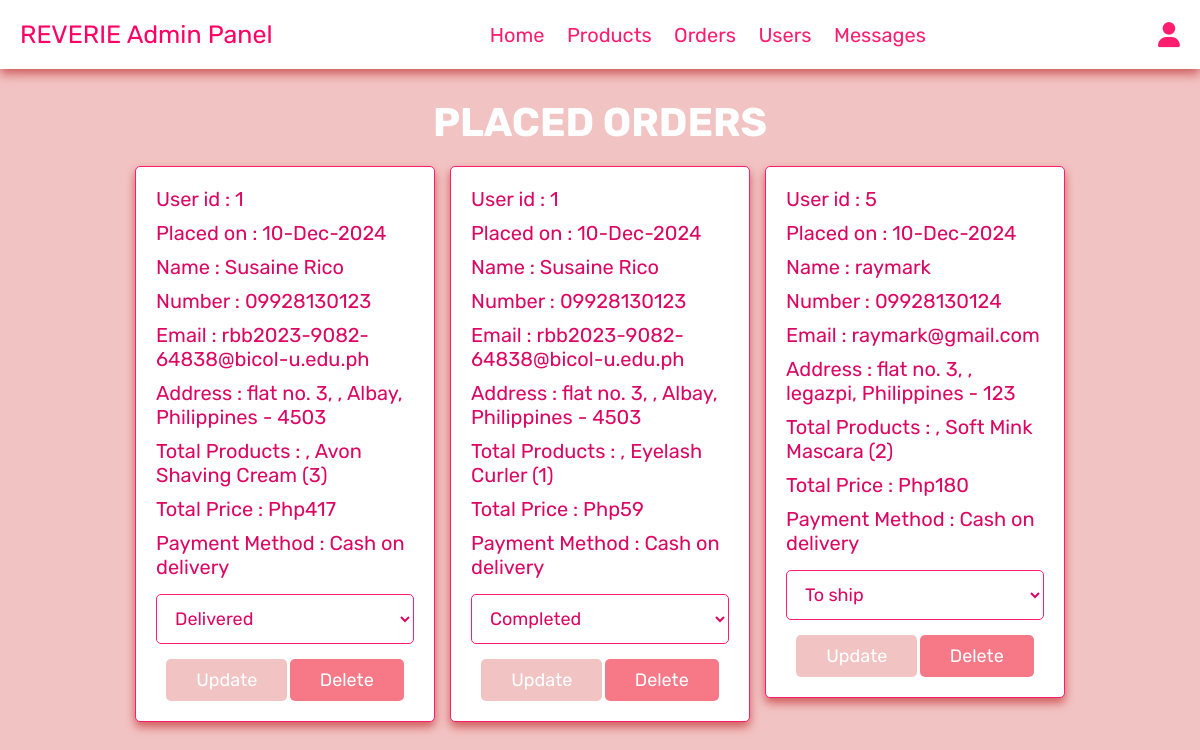
/Others/admin_orders.php (signed in), run on the app's committed database.
### tables this page shows
CREATE TABLE `orders` (
  `id` int(100) NOT NULL,
  `user_id` int(100) NOT NULL,
  `name` varchar(100) NOT NULL,
  `number` varchar(12) NOT NULL,
  `email` varchar(100) NOT NULL,
  `method` varchar(50) NOT NULL,
  `address` varchar(500) NOT NULL,
  `total_products` varchar(1000) NOT NULL,
  `total_price` int(100) NOT NULL,
  `placed_on` varchar(50) NOT NULL,
  `payment_status` varchar(20) NOT NULL DEFAULT 'pending'
);

### Others/admin_orders.php (the view, shortened to what this page needs)
<?php
include 'config.php';
?>
<!DOCTYPE html>
<html lang="en">
<head>
   <link rel="stylesheet" href="https://cdnjs.cloudflare.com/ajax/libs/font-awesome/6.0.0/css/all.min.css">
   <link rel="stylesheet" href="css/admin_style.css">
</head>
<body>
<?php include 'admin_header.php'; ?>
<section class="orders">
   <h1 class="title">Placed Orders</h1>
   <div class="box-container">
      <?php
      $select_orders = mysqli_query($conn, "SELECT * FROM `orders`") or die('query failed');
      if(mysqli_num_rows($select_orders) > 0){
         while($fetch_orders = mysqli_fetch_assoc($select_orders)){
      ?>
      <div class="box">
         <p> User id : <span><?php echo $fetch_orders['user_id']; ?></span> </p>
         <p> Placed on : <span><?php echo $fetch_orders['placed_on']; ?></span> </p>
         <p> Name : <span><?php echo $fetch_orders['name']; ?></span> </p>
         <p> Number : <span><?php echo $fetch_orders['number']; ?></span> </p>
         <p> Email : <span><?php echo $fetch_orders['email']; ?></span> </p>
         <p> Address : <span><?php echo $fetch_orders['address']; ?></span> </p>
         <p> Total Products : <span><?php echo $fetch_orders['total_products']; ?></span> </p>
         <p> Total Price : <span>Php<?php echo $fetch_orders['total_price']; ?></span></p>
         <p> Payment Method : <span><?php echo $fetch_orders['method']; ?></span> </p>
         <form action="" method="post">
            <select name="update_payment">
               <option value="" selected disabled><?php echo $fetch_orders['payment_status']; ?></option>
            </select>
            <input type="submit" value="update" name="update_order" class="option-btn">
            <a href="admin_orders.php?delete=<?php echo $fetch_orders['id']; ?>" onclick="return confirm('delete this order?');" class="delete-btn">Delete</a>
         </form>
      </div>
      <?php
         }
      }else{
         echo '<p class="empty">no orders placed yet!</p>';
      }
      ?>
   </div>
</section>
</body>
</html>

### CSS/admin_style.css (style rules this page uses)
:root { --pink:#ff0066; --purple:#db0763; --red:#f77988; --orange:#000000; --black:#ff1d70; --white:#ffffff; --light-color:#f3beda; --light-white:#f7c9c9; --light-bg:#f2c3c3; --border:.1rem solid var(--black); --box-shadow:0 .5rem 1rem rgb(208, 91, 91); }
* { font-family: 'Rubik', sans-serif; margin:0; padding:0; box-sizing: border-box; outline: none; border:none; text-decoration: none; transition:all .2s linear; }
html { font-size: 62.5%; overflow-x: hidden; }
body { background-color: var(--light-bg); }
section { padding:3rem 2rem; }
.title { text-align: center; margin-bottom: 2rem; text-transform: uppercase; color:var(--white); font-size: 4rem; }
.btn, .option-btn, .delete-btn, .white-btn { display: inline-block; margin-top: 1rem; padding:1rem 3rem; cursor: pointer; color:var(--white); font-size: 1.8rem; border-radius: .5rem; text-transform: capitalize; }
.option-btn { background-color: var(--light-bg); }
.delete-btn { background-color: var(--red); }
.orders .box-container { display: grid; grid-template-columns: repeat(auto-fit, 30rem); justify-content: center; gap:1.5rem; max-width: 1200px; margin:0 auto; align-items: flex-start; }
.orders .box-container .box { background-color: var(--white); padding:2rem; border:var(--border); box-shadow: var(--box-shadow); border-radius: .5rem; }
.orders .box-container .box p { padding-bottom: 1rem; font-size: 2rem; color:var(--purple); }
.orders .box-container .box p span { color:var(--purple); }
.orders .box-container .box form { text-align: center; }
.orders .box-container .box form select { border-radius: .5rem; margin:.5rem 0; width: 100%; background-color: var(--white); border:var(--border); padding:1.2rem 1.4rem; font-size: 1.8rem; color:var(--purple); }

### data on the page
orders: user "1", placed_on "10-Dec-2024", name "Susaine Rico", number "09928130123", email "rbb2023-9082-64838@bicol-u.edu.ph", address "flat no. 3, , Albay, Philippines - 4503", total_products ", Avon Shaving Cream (3)", total_price "417", method "Cash on delivery", update_payment "Delivered"
orders: user "1", placed_on "10-Dec-2024", name "Susaine Rico", number "09928130123", email "rbb2023-9082-64838@bicol-u.edu.ph", address "flat no. 3, , Albay, Philippines - 4503", total_products ", Eyelash Curler (1)", total_price "59", method "Cash on delivery", update_payment "Completed"
orders: user "5", placed_on "10-Dec-2024", name "raymark", number "09928130124", email "raymark@gmail.com", address "flat no. 3, , legazpi, Philippines - 123", total_products ", Soft Mink Mascara (2)", total_price "180", method "Cash on delivery", update_payment "To ship"
